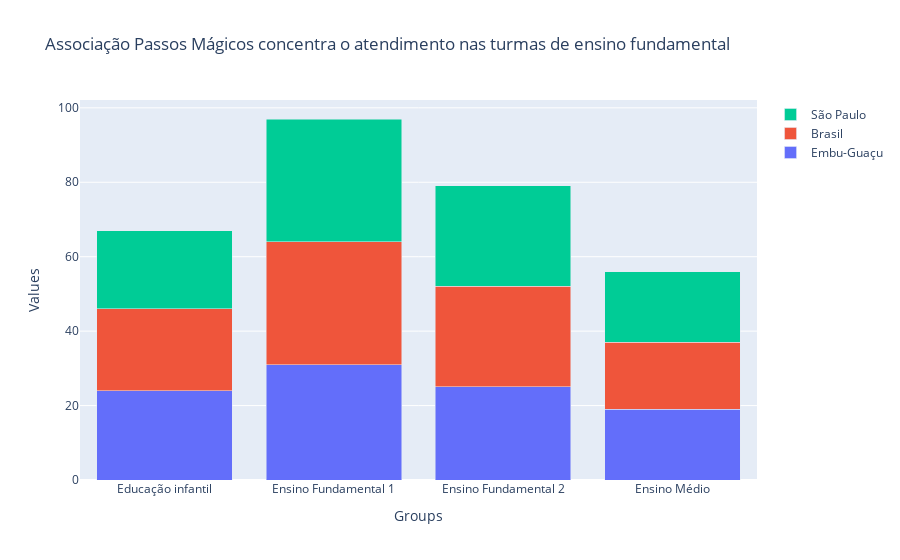

Notebook code cell kept with this figure:
### Code cell
categories = dfMat.set_index('Cidade').T['Embu-Guaçu'].index
group1 = dfMat.set_index('Cidade').T['Embu-Guaçu'].values
group2 = dfMat.set_index('Cidade').T['Brasil'].values
group3 = dfMat.set_index('Cidade').T['São Paulo'].values

group1 = go.Bar(x=categories, y=group1, name='Embu-Guaçu')
group2 = go.Bar(x=categories, y=group2, name='Brasil')
group3 = go.Bar(x=categories, y=group3, name='São Paulo')

# Combine the groups into a single graph
fig = go.Figure(data=[group1, group2, group3])

# Set the layout of the graph
fig.update_layout(
    title='Associação Passos Mágicos concentra o atendimento nas turmas de ensino fundamental',
    xaxis_title='Groups',
    yaxis_title='Values',
    barmode='stack'
)

# Show the graph
fig.show()

### Figure 1 — Plotly figure (JSON) as saved in the notebook; plotly's stock layout.template omitted (floating-point values rounded to 4 significant figures)
{"data": [{"name": "Embu-Guaçu", "type": "bar", "x": ["Educação infantil", "Ensino Fundamental 1", "Ensino Fundamental 2", "Ensino Médio"], "y": [24, 31, 25, 19]}, {"name": "Brasil", "type": "bar", "x": ["Educação infantil", "Ensino Fundamental 1", "Ensino Fundamental 2", "Ensino Médio"], "y": [22, 33, 27, 18]}, {"name": "São Paulo", "type": "bar", "x": ["Educação infantil", "Ensino Fundamental 1", "Ensino Fundamental 2", "Ensino Médio"], "y": [21, 33, 27, 19]}], "layout": {"barmode": "stack", "title": {"text": "Associação Passos Mágicos concentra o atendimento nas turmas de ensino fundamental"}, "xaxis": {"title": {"text": "Groups"}}, "yaxis": {"title": {"text": "Values"}}}}
